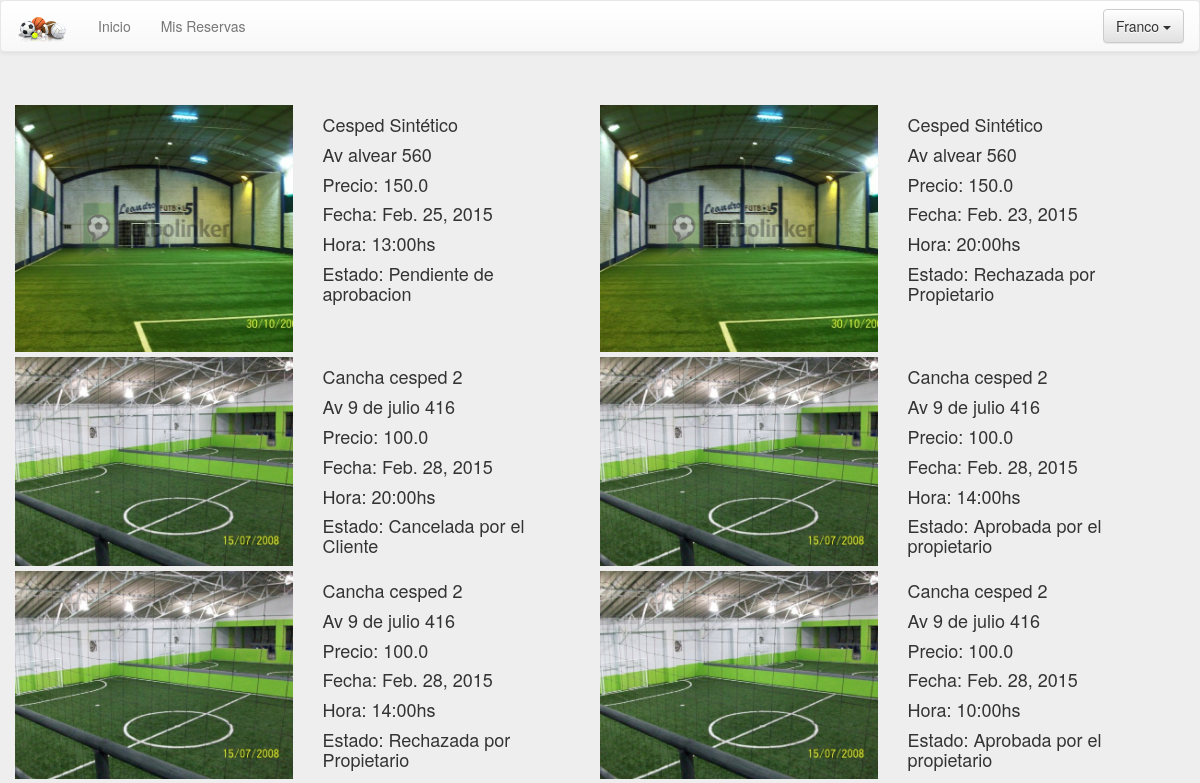
Page /reservas/ (signed in, upper part) on the earlier database version.
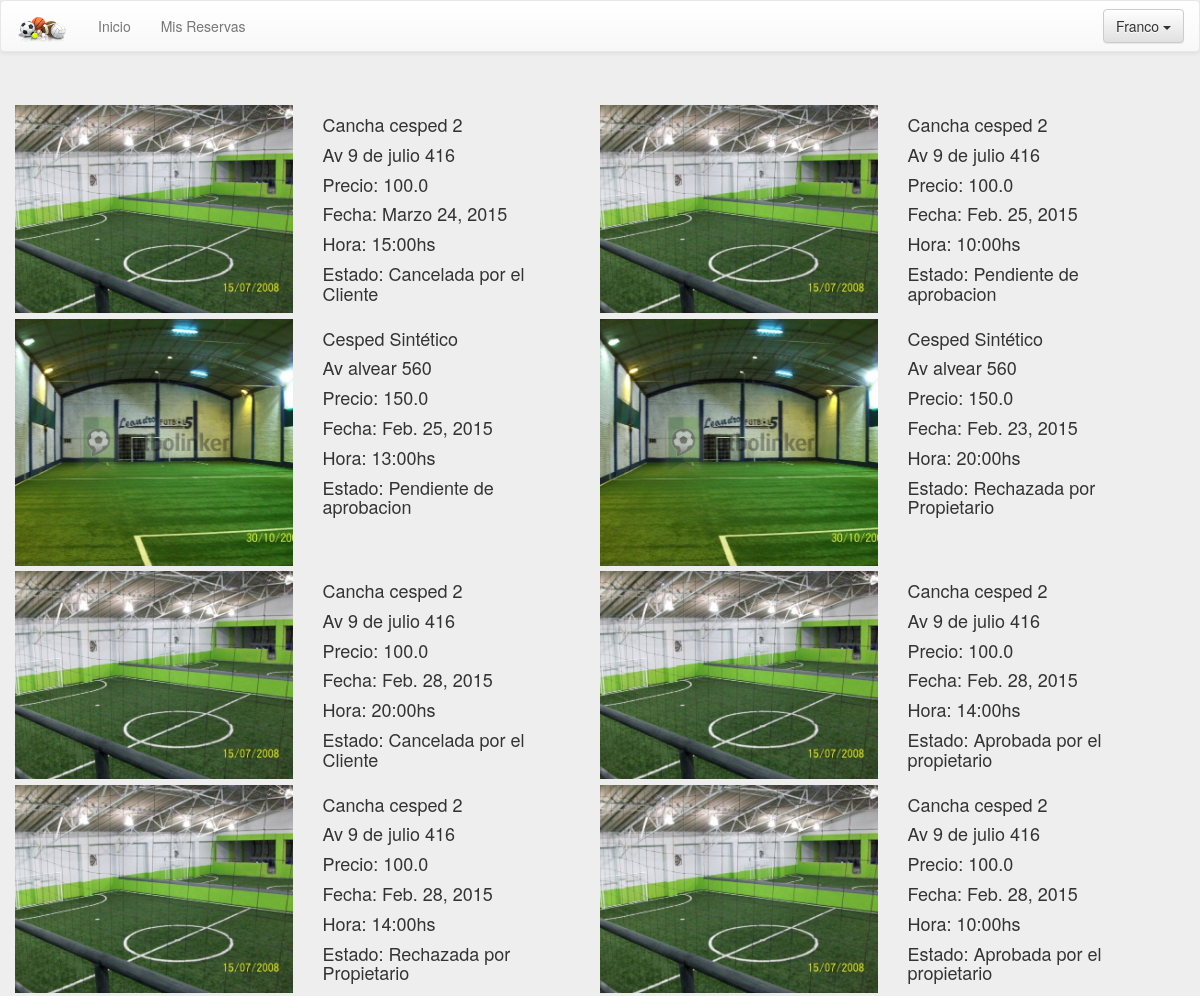
Same page on the later database version.
### website/models.py (models this page shows, shortened)
class Reserva(models.Model):
	hora_opciones=(
		('0','00.00 hs'), ('1','01.00 hs'), ('2','02.00 hs'),
		('3','03.00 hs'), ('4','04.00 hs'), ('5','05.00 hs'),
		('6','06.00 hs'), ('7','07.00 hs'), ('8','08.00 hs'),
		('9','09.00 hs'), ('10','10.00 hs'), ('11','11.00 hs'),
		('12','12.00 hs'), ('13','13.00 hs'), ('14','14.00 hs'),
		('15','15.00 hs'), ('16','16.00 hs'), ('17','17.00 hs'),
		('18','18.00 hs'), ('19','19.00 hs'), ('20','20.00 hs'),
		('21','21.00 hs'), ('22','22.00 hs'), ('23','23.00 hs'),
	)
	hora = models.CharField(max_length=4,choices=hora_opciones)
	fecha = models.DateField()
	estado = models.CharField(max_length=50)
	cancha = models.ForeignKey(Cancha)
	usuario = models.ForeignKey(User)

class Cancha(models.Model):
	hora_opciones=(
		('0','00.00 hs'), ('1','01.00 hs'), ('2','02.00 hs'),
		('3','03.00 hs'), ('4','04.00 hs'), ('5','05.00 hs'),
		('6','06.00 hs'), ('7','07.00 hs'), ('8','08.00 hs'),
		('9','09.00 hs'), ('10','10.00 hs'), ('11','11.00 hs'),
		('12','12.00 hs'), ('13','13.00 hs'), ('14','14.00 hs'),
		('15','15.00 hs'), ('16','16.00 hs'), ('17','17.00 hs'),
		('18','18.00 hs'), ('19','19.00 hs'), ('20','20.00 hs'),
		('21','21.00 hs'), ('22','22.00 hs'), ('23','23.00 hs'),
	)
	nombre = models.CharField(max_length=50)
	direccion = models.CharField(max_length=100)
	latitud = models.FloatField(null=True, blank=True)
	longitud = models.FloatField(null=True, blank=True)
	hora_comienzo_atencion = models.CharField(max_length=4,choices=hora_opciones)
	hora_fin_atencion = models.CharField(max_length=4,choices=hora_opciones)
	precio_por_turno = models.FloatField()
	imagen =  models.ImageField(upload_to='canchas', verbose_name='Imágen')
	deporte = models.ForeignKey(Deporte)
	duenio = models.ForeignKey(User)

### website/views.py (the view)
# urls.py: url(r'^reservas/$', 'website.views.my_reserves_client'),
@login_required(login_url='/login/')
@user_passes_test(is_client)
def my_reserves_client(request):
	user = request.user
	reservas = Reserva.objects.filter(usuario=user).order_by('-id')
	return render_to_response('list_reserves_client.html',
		{'results': reservas,
		'user': user,
		'today': datetime.now()},
		context_instance=RequestContext(request))

### website/views.py (called while the page is built)
def is_client(user):
    return user.groups.filter(name='Clientes').exists()

### website/templates/list_reserves_client.html (shortened to what this page needs)
{% extends "base.html" %}
{% block head %}
<link rel="stylesheet" href="{{ STATIC_URL }}css/list.css">
{% endblock head%}
{% block body %}
<div class="jumbotron center">
	<div class="container">
		<div class="row">
		{% for result in results %}
			<div class="col-md-6 itemList">
				<div class="col-md-6 element" >
					<img src="{{ result.cancha.imagen.url }}">
				</div>
				<div class="col-md-6">
					<h4>{{result.cancha.nombre}}</h4>
					<h4>{{result.cancha.direccion}}</h4>
					<h4>Precio: {{result.cancha.precio_por_turno}}</h4>
					<h4>Fecha: {{result.fecha}}</h4>
					<h4>Hora: {{result.hora}}:00hs</h4>
					<h4>Estado: {{result.estado}}</h4>
				</div>
			</div>
			{% if forloop.counter|divisibleby:2 %}
			</div>
                    <div class="row">
                        {% endif %}
                        {% endfor %}
        </div>
	</div>
</div>
{% endblock body %}

### website/templates/base.html (shortened to what this page needs)
<!DOCTYPE html>
 <html class="no-js">
	<head>
			<link rel="stylesheet" href="{{ STATIC_URL }}css/bootstrap.min.css">
			<link rel="stylesheet" href="{{ STATIC_URL }}css/bootstrap-theme.min.css">
			{% block head %}{% endblock head %}
	</head>
	<body>
		<nav class="navbar navbar-default" role="navigation">
		  <div class="container-fluid">
		    <div class="navbar-header">
		      <a class="navbar-brand" href="#">
		      	<img src="{{STATIC_URL}}img/logo.png">
		      </a>
		    </div>
		    <div class="collapse navbar-collapse" id="bs-example-navbar-collapse-1">
		   	{% block nav_links %}
		      <ul class="nav navbar-nav">
		      {% if user.groups.all.0.name == 'Clientes' %}
					<li><a href="/">Inicio</a></li>
					<li><a href="/reservas">Mis Reservas</a></li>
			  {% elif user.groups.all.0.name == 'Propietarios' %}
			  		<li><a href="/miscanchas">Mis canchas</a></li>
					<li><a href="/reservaspropietario">Moderar Reservas</a></li>
			  {% endif %}
			  </ul>
		     {% endblock nav_links %}
		      <ul class="nav navbar-nav navbar-right">
		      {% block nav_right %}
		      {% if user.is_authenticated %}
				<li>
					<div class="dropdown">
						<button class="btn btn-default dropdown-toggle navbar-btn" type="button" id="dropdownMenu1" data-toggle="dropdown">
							{% if user.first_name %}
								{{user.first_name}}
							{% else %}
								{{user.username}}
							{% endif %}
							<span class="caret"></span>
						</button>
					</div>
				</li>
				{% else %}
				<div >
					<a class="btn btn-default navbar-btn" href="/register">Registrarse</a>
					<a class="btn btn-primary navbar-btn" href="/login">Iniciar sesi&oacute;n</a>
				</div>
				{% endif %}
		      {% endblock nav_right %}
		      </ul>
		    </div>
		  </div>
		</nav>
		{% block body %}{% endblock body %}
	</body>
</html>

### website/static/css/list.css (style rules this page uses)
.itemList { margin-top: 5px; padding: 0px; }
.itemList img { width: 100%; height: auto; }
.itemList .element { padding-left: 0px; }

### website/templates/base.html (style rules this page uses)
.jumbotron { margin-bottom: 0; }
body { background-color: #eee }

Differences in the rows shown:
added Reserva: cancha.imagen (picture), cancha.nombre "Cancha cesped 2", cancha.direccion "Av 9 de julio 416", cancha.precio_por_turno "100.0", fecha "Marzo 24, 2015", hora "15", estado "Cancelada por el Cliente"
added Reserva: cancha.imagen (picture), cancha.nombre "Cancha cesped 2", cancha.direccion "Av 9 de julio 416", cancha.precio_por_turno "100.0", fecha "Feb. 25, 2015", hora "10", estado "Pendiente de aprobacion"
